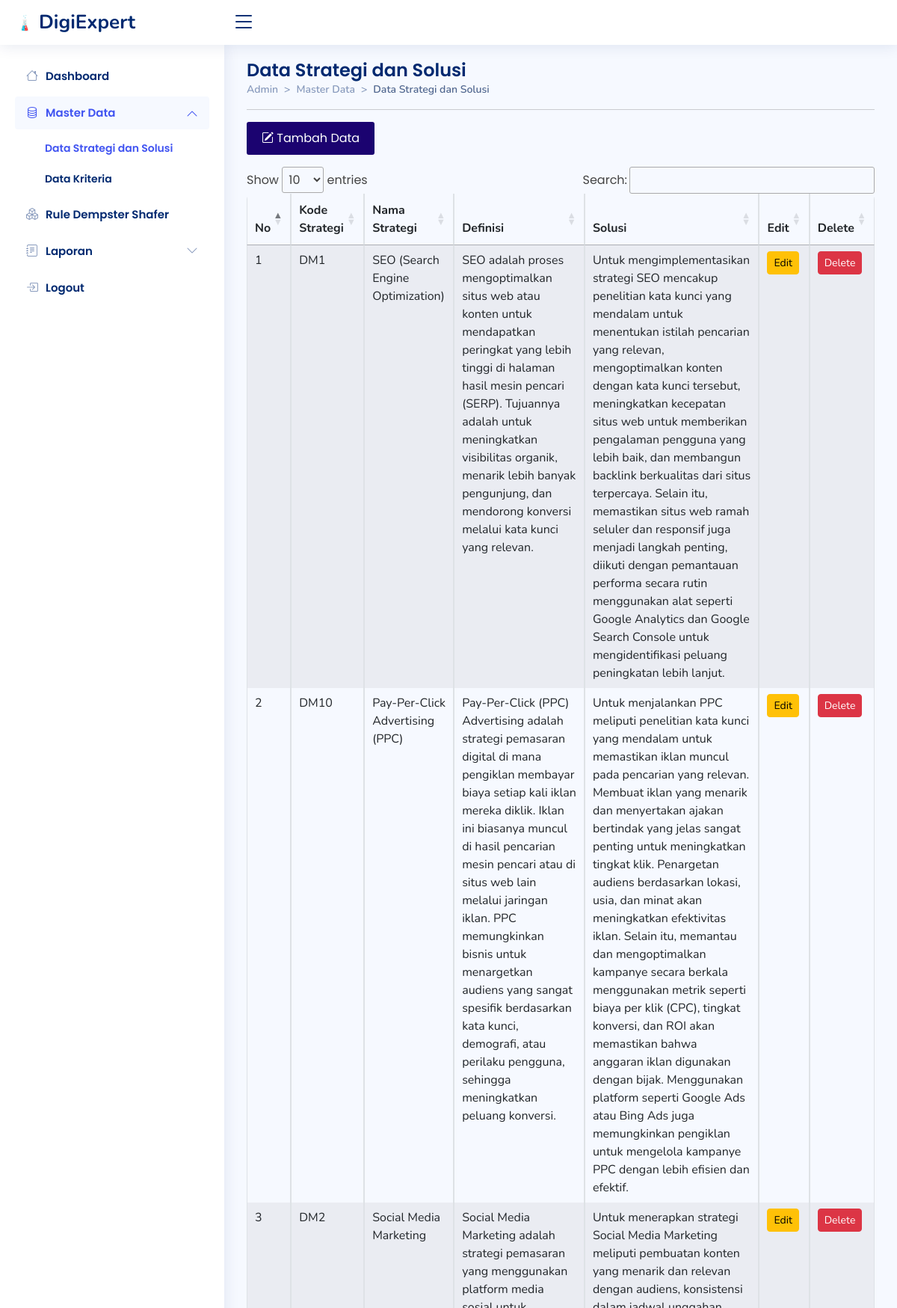
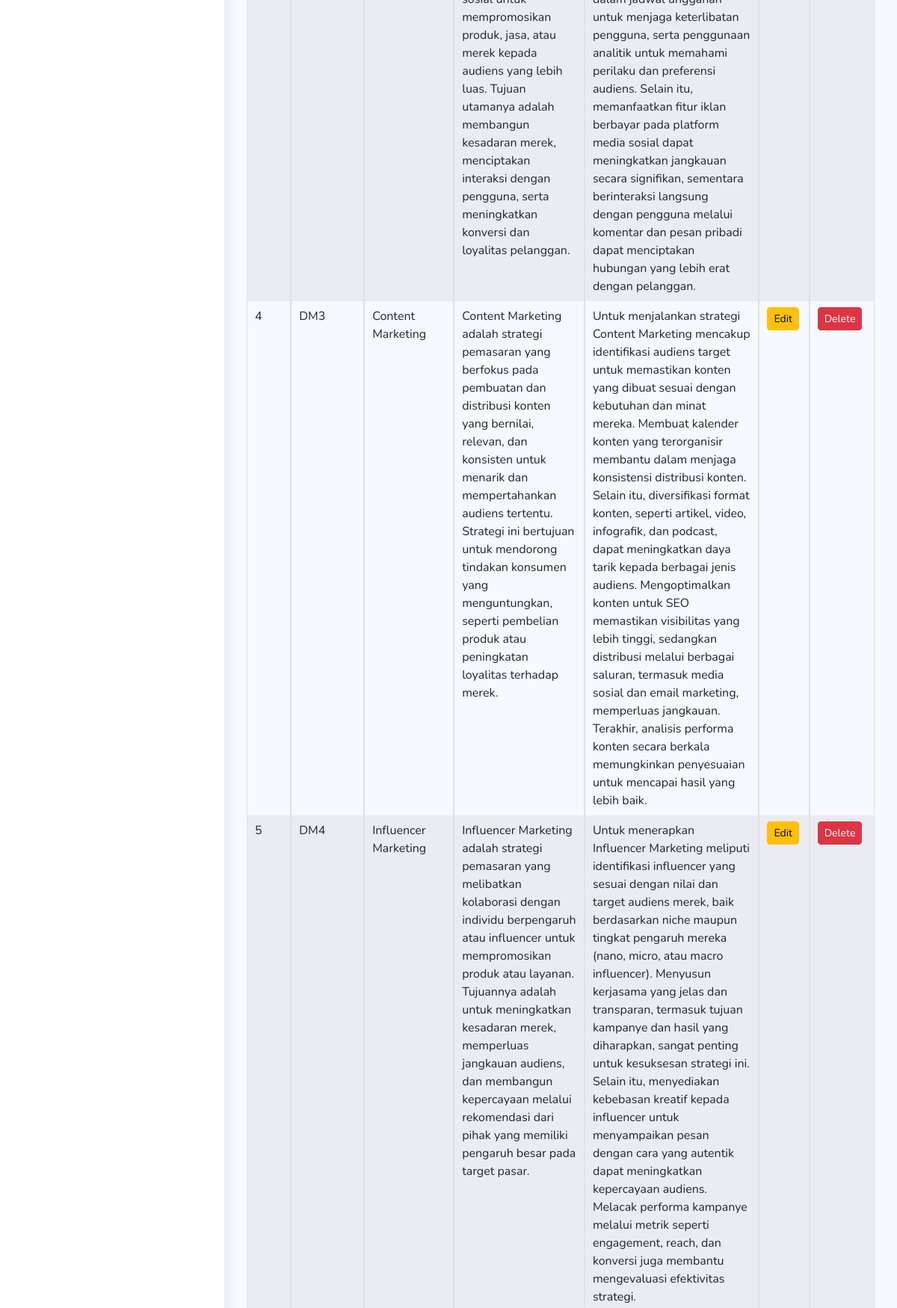
Page /admin/strategi/strategi.php (upper part) on the committed database (2 pictures, top to bottom).
### tables this page shows
CREATE TABLE `tb_strategi` (
  `id` int(11) NOT NULL,
  `kdstrategi` varchar(5) DEFAULT NULL,
  `nama_strategi` varchar(100) DEFAULT NULL,
  `definisi` text DEFAULT NULL,
  `solusi` text NOT NULL
);

### admin/strategi/strategi.php (the view, shortened to what this page needs)
<!DOCTYPE html>
<html lang="en">
<head>
  <link href="../../assets/vendor/bootstrap/css/bootstrap.min.css" rel="stylesheet">
  <link rel="stylesheet" href="https://cdn.jsdelivr.net/npm/bootstrap-icons@1.10.2/font/bootstrap-icons.css">
  <link href="../../assets/vendor/boxicons/css/boxicons.min.css" rel="stylesheet">
  <link href="../../assets/vendor/quill/quill.snow.css" rel="stylesheet">
  <link href="../../assets/vendor/quill/quill.bubble.css" rel="stylesheet">
  <link href="../../assets/vendor/remixicon/remixicon.css" rel="stylesheet">
  <link href="../../assets/vendor/simple-datatables/style.css" rel="stylesheet">
  <link rel="stylesheet" href="https://cdn.datatables.net/1.12.1/css/jquery.dataTables.min.css">
  <link href="../../assets/css/style.css" rel="stylesheet">
</head>
<body>
  <header id="header" class="header fixed-top d-flex align-items-center">
    <div class="d-flex align-items-center justify-content-between">
      <a href="../index.php" class="logo d-flex align-items-center">
        <img src="../../assets/img/logo.png" alt="">
        <span class="d-none d-lg-block">DigiExpert</span>
      </a>
      <i class="bi bi-list toggle-sidebar-btn"></i>
    </div>
  </header>
  <aside id="sidebar" class="sidebar">
    <ul class="sidebar-nav" id="sidebar-nav">
      <li class="nav-item">
        <a class="nav-link collapsed" href="../index.php">
          <i class="bi bi-house"></i>
          <span>Dashboard</span>
        </a>
      </li>
      <li class="nav-item">
        <a class="nav-link" data-bs-target="#components-nav" data-bs-toggle="collapse" href="#">
          <i class="bi bi-database"></i><span>Master Data</span><i class="bi bi-chevron-down ms-auto"></i>
        </a>
        <ul id="components-nav" class="nav-content collapse show" data-bs-parent="#sidebar-nav">
          <li>
            <a href="../strategi/strategi.php" class="active">
              <span>Data Strategi dan Solusi</span>
            </a>
          </li>
          <li>
            <a href="../kriteria/kriteria.php">
              <span>Data Kriteria</span>
            </a>
          </li>
        </ul>
      </li>
      <li class="nav-item">
        <a class="nav-link collapsed" href="../rules/rules.php">
          <i class="bi bi-boxes"></i>
          <span>Rule Dempster Shafer</span>
        </a>
      </li>
      <li class="nav-item">
        <a class="nav-link collapsed" data-bs-target="#forms-nav" data-bs-toggle="collapse" href="#">
          <i class="bi bi-journal-text"></i><span>Laporan</span><i class="bi bi-chevron-down ms-auto"></i>
        </a>
      </li>
      <li class="nav-item">
        <a class="nav-link collapsed" href="javascript:;" data-bs-toggle="modal" data-bs-target="#logoutmodal">
          <i class="bi bi-box-arrow-in-right"></i>
          <span>Logout</span>
        </a>
      </li>
    </ul>
  </aside>
  <main id="main" class="main">
    <div class="pagetitle">
      <h1>Data Strategi dan Solusi</h1>
      <nav style="--bs-breadcrumb-divider: '>';">
        <ol class="breadcrumb">
          <li class="breadcrumb-item"><a href="index.php">Admin</a></li>
          <li class="breadcrumb-item">Master Data</li>
          <li class="breadcrumb-item active">Data Strategi dan Solusi</li>
        </ol>
      </nav>
      <hr>
    </div>
    <section>
      <div class="row">
        <div class="col-md-12">
          <button type="button" class="tambah btn-md mb-3" data-bs-toggle="modal" data-bs-target="#tambahmodal"><i class="bi bi-pencil-square"></i> Tambah Data</button>
          <div class="table-responsive">
            <table id="myTable" class="table table-striped table-hover table-bordered">
              <thead>
                <tr>
                  <th>No</th>
                  <th>Kode Strategi</th>
                  <th>Nama Strategi</th>
                  <th>Definisi</th>
                  <th>Solusi</th>
                  <th>Edit</th>
                  <th>Delete<input type="hidden" id="texthapus"></th>
                </tr>
              </thead>
              <tbody>
                <?php
                include "../koneksi.php";
                $sql = "SELECT * FROM tb_strategi  ORDER BY kdstrategi";
                $qry = mysqli_query($koneksi, $sql) or die("SQL Error" . mysqli_error($koneksi));
                $no = 0;
                while ($data = mysqli_fetch_array($qry)) {
                  $no++;
                ?>
                  <tr>
                    <td><?php echo $no; ?></td>
                    <td><?php echo $data['kdstrategi']; ?></td>
                    <td><?php echo $data['nama_strategi']; ?></td>
                    <td><?php echo $data['definisi']; ?></td>
                    <td><?php echo $data['solusi']; ?></td>
                    <td><a href="./editstrategi.php?kdubah=<?php echo $data['id']; ?>" class="btn btn-warning btn-sm">Edit</a></td>
                    <td><a onClick="return HapusData('<?php echo $data['id']; ?>');" class="btn btn-danger btn-sm" data-bs-toggle="modal" data-bs-target="#hapusmodal">Delete</a>
                    </td>
                  </tr><?php } ?>
              </tbody>
            </table>
          </div>
        </div>
      </div>
    </section>
  </main>
</body>
</html>

### assets/css/style.css (style rules this page uses)
:root { scroll-behavior: smooth; }
body { font-family: "Poppins", sans-serif; background: #f6f9ff; color: #444444; }
a { color: #00d988; text-decoration: none; }
.tambah { color: #00d988; text-decoration: none; }
span { font-family: "Poppins", sans-serif; }
h1, h2, h3, h4, h5, h6 { font-family: "Poppins", sans-serif; }
#main { margin-top: 60px; padding: 20px 30px; transition: all 0.3s; }
.pagetitle { margin-bottom: 10px; }
.pagetitle h1 { font-size: 24px; margin-bottom: 0; font-weight: 600; color: #012970; }
.breadcrumb { font-size: 14px; font-family: "Nunito", sans-serif; color: #899bbd; font-weight: 600; }
.breadcrumb a { color: #899bbd; transition: 0.3s; }
.breadcrumb .breadcrumb-item::before { color: #899bbd; }
.breadcrumb .active { color: #51678f; font-weight: 600; }
.logo { line-height: 1; }
@media (min-width: 1200px) { .logo { width: 280px; } }
.logo img { max-height: 26px; margin-right: 6px; }
.logo span { font-size: 26px; font-weight: 700; color: #012970; font-family: "Nunito", sans-serif; }
.header { transition: all 0.5s; z-index: 997; height: 60px; box-shadow: 0px 2px 20px rgba(1, 41, 112, 0.1); background-color: #fff; padding-left: 20px; }
.header .toggle-sidebar-btn { font-size: 32px; padding-left: 10px; cursor: pointer; color: #012970; }
.sidebar { position: fixed; top: 60px; left: 0; bottom: 0; width: 300px; z-index: 996; transition: all 0.3s; padding: 20px; overflow-y: auto; scrollbar-width: thin; scrollbar-color: #aab7cf transparent; box-shadow: 0px 0px 20px rgba(1, 41, 112, 0.1); background-color: #fff; }
@media (min-width: 1200px) { #main, #footer { margin-left: 300px; } }
.sidebar-nav { padding: 0; margin: 0; list-style: none; }
.sidebar-nav li { padding: 0; margin: 0; list-style: none; }
.sidebar-nav .nav-item { margin-bottom: 5px; }
.sidebar-nav .nav-link { display: flex; align-items: center; font-size: 15px; font-weight: 600; color: #4154f1; transition: 0.3; background: #f6f9ff; padding: 10px 15px; border-radius: 4px; }
.sidebar-nav .nav-link i { font-size: 16px; margin-right: 10px; color: #4154f1; }
.sidebar-nav .nav-link.collapsed { color: #012970; background: #fff; }
.sidebar-nav .nav-link.collapsed i { color: #899bbd; }
.sidebar-nav .nav-link .bi-chevron-down { margin-right: 0; transition: transform 0.2s ease-in-out; }
.sidebar-nav .nav-link:not(.collapsed) .bi-chevron-down { transform: rotate(180deg); }
.sidebar-nav .nav-content { padding: 5px 0 0 0; margin: 0; list-style: none; }
.sidebar-nav .nav-content a { display: flex; align-items: center; font-size: 14px; font-weight: 600; color: #012970; transition: 0.3; padding: 10px 0 10px 40px; transition: 0.3s; }
.sidebar-nav .nav-content a:hover, .sidebar-nav .nav-content a.active { color: #4154f1; }

### admin/strategi/strategi.php (style rules this page uses)
.table { border-radius: 40px; overflow: hidden; font-family: "Nunito", sans-serif; border-radius: 8px; overflow: hidden; }
.tambah { background-color:rgb(27, 3, 112); border: none; color: white; padding: 10px 20px; border-radius: 3px; }

### rows in the picture
tb_strategi: kdstrategi "DM1", nama_strategi "SEO (Search Engine Optimization)", definisi "SEO adalah proses mengoptimalkan situs web atau konten untuk mendapatkan peringkat yang lebih tinggi di halaman hasil mesin pencari (SERP). Tujuannya adalah untuk meningkatkan visibilitas organik, menarik lebih banyak pengunjung, dan mendorong konversi melalui kata kunci yang relevan.", solusi "Untuk mengimplementasikan strategi SEO mencakup penelitian kata kunci yang mendalam untuk menentukan istilah pencarian yang relevan, mengoptimalkan konten dengan kata kunci tersebut, meningkatkan kecepatan situs web untuk memberikan pengalaman pengguna yang lebih baik, dan membangun backlink berkualitas dari situs terpercaya. Selain itu, memastikan situs web ramah seluler dan responsif juga menjadi langkah penting, diikuti dengan pemantauan performa secara rutin menggunakan alat seperti Google Analytics dan Google Search Console untuk mengidentifikasi peluang peningkatan lebih lanjut."
tb_strategi: kdstrategi "DM10", nama_strategi "Pay-Per-Click Advertising (PPC)", definisi "Pay-Per-Click (PPC) Advertising adalah strategi pemasaran digital di mana pengiklan membayar biaya setiap kali iklan mereka diklik. Iklan ini biasanya muncul di hasil pencarian mesin pencari atau di situs web lain melalui jaringan iklan. PPC memungkinkan bisnis untuk menargetkan audiens yang sangat spesifik berdasarkan kata kunci, demografi, atau perilaku pengguna, sehingga meningkatkan peluang konversi.", solusi "Untuk menjalankan PPC meliputi penelitian kata kunci yang mendalam untuk memastikan iklan muncul pada pencarian yang relevan. Membuat iklan yang menarik dan menyertakan ajakan bertindak yang jelas sangat penting untuk meningkatkan tingkat klik. Penargetan audiens berdasarkan lokasi, usia, dan minat akan meningkatkan efektivitas iklan. Selain itu, memantau dan mengoptimalkan kampanye secara berkala menggunakan metrik seperti biaya per klik (CPC), tingkat konversi, dan ROI akan memastikan bahwa anggaran iklan digunakan dengan bijak. Menggunakan platform seperti Google Ads atau Bing Ads juga memungkinkan pengiklan untuk mengelola kampanye PPC dengan lebih efisien dan efektif."
tb_strategi: kdstrategi "DM2", nama_strategi "Social Media Marketing", definisi "Social Media Marketing adalah strategi pemasaran yang menggunakan platform media sosial untuk mempromosikan produk, jasa, atau merek kepada audiens yang lebih luas. Tujuan utamanya adalah membangun kesadaran merek, menciptakan interaksi dengan pengguna, serta meningkatkan konversi dan loyalitas pelanggan.", solusi "Untuk menerapkan strategi Social Media Marketing meliputi pembuatan konten yang menarik dan relevan dengan audiens, konsistensi dalam jadwal unggahan untuk menjaga keterlibatan pengguna, serta penggunaan analitik untuk memahami perilaku dan preferensi audiens. Selain itu, memanfaatkan fitur iklan berbayar pada platform media sosial dapat meningkatkan jangkauan secara signifikan, sementara berinteraksi langsung dengan pengguna melalui komentar dan pesan pribadi dapat menciptakan hubungan yang lebih erat dengan pelanggan."
tb_strategi: kdstrategi "DM3", nama_strategi "Content Marketing", definisi "Content Marketing adalah strategi pemasaran yang berfokus pada pembuatan dan distribusi konten yang bernilai, relevan, dan konsisten untuk menarik dan mempertahankan audiens tertentu. Strategi ini bertujuan untuk mendorong tindakan konsumen yang menguntungkan, seperti pembelian produk atau peningkatan loyalitas terhadap merek.", solusi "Untuk menjalankan strategi Content Marketing mencakup identifikasi audiens target untuk memastikan konten yang dibuat sesuai dengan kebutuhan dan minat mereka. Membuat kalender konten yang terorganisir membantu dalam menjaga konsistensi distribusi konten. Selain itu, diversifikasi format konten, seperti artikel, video, infografik, dan podcast, dapat meningkatkan daya tarik kepada berbagai jenis audiens. Mengoptimalkan konten untuk SEO memastikan visibilitas yang lebih tinggi, sedangkan distribusi melalui berbagai saluran, termasuk media sosial dan email marketing, memperluas jangkauan. Terakhir, analisis performa konten secara berkala memungkinkan penyesuaian untuk mencapai hasil yang lebih…"
tb_strategi: kdstrategi "DM4", nama_strategi "Influencer Marketing", definisi "Influencer Marketing adalah strategi pemasaran yang melibatkan kolaborasi dengan individu berpengaruh atau influencer untuk mempromosikan produk atau layanan. Tujuannya adalah untuk meningkatkan kesadaran merek, memperluas jangkauan audiens, dan membangun kepercayaan melalui rekomendasi dari pihak yang memiliki pengaruh besar pada target pasar.", solusi "Untuk menerapkan Influencer Marketing meliputi identifikasi influencer yang sesuai dengan nilai dan target audiens merek, baik berdasarkan niche maupun tingkat pengaruh mereka (nano, micro, atau macro influencer). Menyusun kerjasama yang jelas dan transparan, termasuk tujuan kampanye dan hasil yang diharapkan, sangat penting untuk kesuksesan strategi ini. Selain itu, menyediakan kebebasan kreatif kepada influencer untuk menyampaikan pesan dengan cara yang autentik dapat meningkatkan kepercayaan audiens. Melacak performa kampanye melalui metrik seperti engagement, reach, dan konversi juga membantu mengevaluasi efektivitas strategi."
